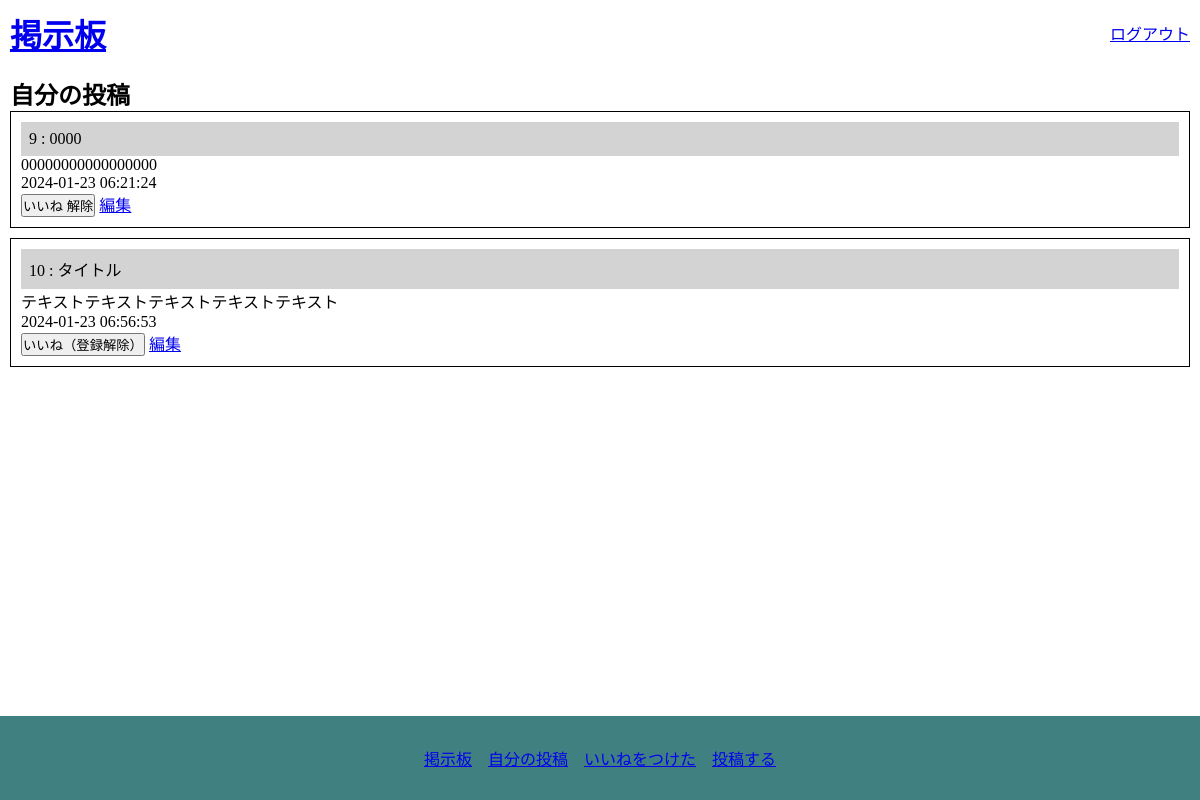
Before: /mypage.php (signed in) with the older database file.
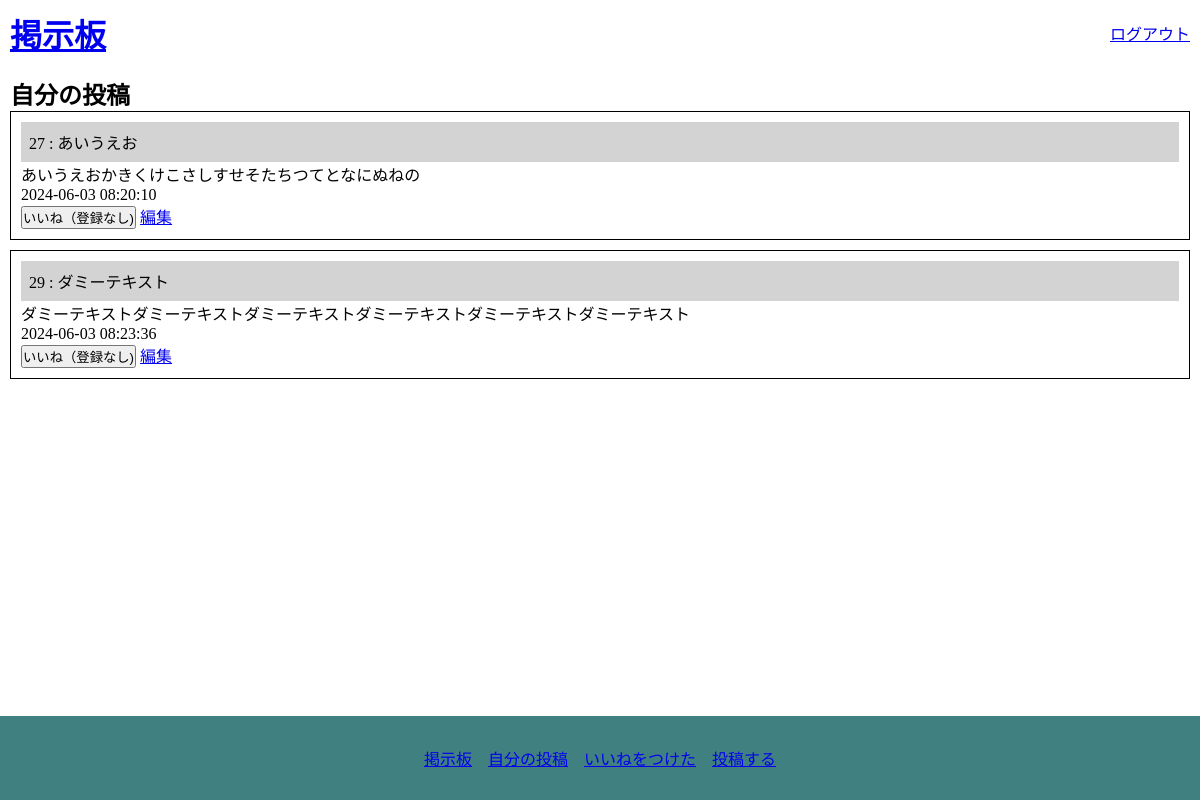
After: the same page with the newer database file.
### tables this page shows
CREATE TABLE `board` (
  `id` int(11) NOT NULL,
  `user_key` text NOT NULL,
  `title` varchar(20) NOT NULL,
  `body` text NOT NULL,
  `date` datetime NOT NULL
);

### mypage.php (called while the page is built, shortened)
<?php
include_once('./model/functions.php');
    $connection = start_db();
    $user_key = $_SESSION["user_key"];
    $sql = "
    SELECT *
    FROM `board` as BO
    WHERE
    BO.`user_key` = '$user_key'
    ";
    $data = get_data($connection,$sql);
include_once('./view/view-mypage.php');

### model/functions.php (called while the page is built, shortened)
<?php
function start_db(){
    $host = 'localhost';
    $username = 'root';
    $password = '';
    $dbname = 'bulletin-board';
    $connection = mysqli_connect($host, $username, $password, $dbname);
    return $connection;
}
function end_db($connection){
    $result = mysqli_close($connection);
    return $result;
}
function get_data($connection,$sql){
    mysqli_set_charset($connection, "utf8");
    $result = mysqli_query( $connection, $sql);
    $data = [];
    while ($row = mysqli_fetch_assoc($result)) {
        $data[] = $row;
    }
    return $data;
}
function check_favorite($user_key ,$board_id){
    $connection = start_db();
    $sql = "
    SELECT *
    FROM `favorite`
    WHERE
        `board_id` = $board_id
        AND
        `user_key` = '$user_key'
    ";
    $data = get_data($connection,$sql);
    if(isset($data[0])){
        return $data[0];
    }else{
        return null;
    }
}

### view/view-mypage.php (the view, shortened to what this page needs)
<!DOCTYPE html>
<html lang="ja">
<head>
    <?php include(dirname(__FILE__) . '/head.php'); ?>
</head>
<body>
    <?php include(dirname(__FILE__) . '/header.php'); ?>
    <main>
        <h2>自分の投稿</h2>
        <?php foreach($data as $key=>$value) {?>
        <div class="post">
            <h2 class="post-title">
                <?php echo $value['id'] ?>
                :
                <?php echo $value['title'];?>
            </h2>
            <div class="post-body"><?php echo $value['body']; ?></div>
            <div class="post-date"><?php echo $value['date']; ?></div>
            <?php
                if(isset($_SESSION["user_key"])){
            ?>
                <span
                    class="favorite_button"
                    data-id="<?php echo $value['id'] ?>"
                    data-user_key="<?php echo $_SESSION["user_key"] ?>"
                >
                <?php
                $favorite = check_favorite($_SESSION["user_key"]  ,$value['id']);
                if($favorite == null){
                    echo "<button type='button'>いいね（登録なし)</button>";
                }else if($favorite["delete_flag"] == 1){
                    echo "<button type='button'>いいね（登録解除）</button>";
                }else{
                    echo "<button type='button'>いいね 解除</button>";
                }
                ?>
                <?php if($value['user_key'] == $_SESSION["user_key"]){ ?>
                <a href="./update.php?id=<?php echo $value['id'] ?>">編集</a>
                <?php } ?>
                </span>
            <?php } ?>
        </div>
        <?php  }?>
    </main>
    <?php include(dirname(__FILE__) . '/footer.php'); ?>
</body>
</html>

Changed rows visible on the page:
removed board: id "9", title "0000", body "00000000000000000", date "2024-01-23 06:21:24", shows "いいね 解除"
removed board: id "10", title "タイトル", body "テキストテキストテキストテキストテキスト", date "2024-01-23 06:56:53", shows "いいね（登録解除）"
added board: id "27", title "あいうえお", body "あいうえおかきくけこさしすせそたちつてとなにぬねの", date "2024-06-03 08:20:10", shows "いいね（登録なし)"
added board: id "29", title "ダミーテキスト", body "ダミーテキストダミーテキストダミーテキストダミーテキストダミーテキストダミーテキスト", date "2024-06-03 08:23:36", shows "いいね（登録なし)"
